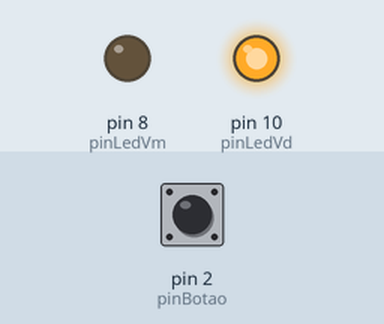
Simulated run of this sketch. Board: Arduino Uno, built with avr-gcc and run on an emulated ATmega328P. Parts: output pins drawn as LEDs (lit = HIGH). The inputs (shaded band) are chosen by the test bench; at power-on: pin 2 (pinBotao) HIGH.

Above: at 1.2 s.
1.3 s: pin 2 (pinBotao) pulled LOW for 0.15 s
At 1.9 s:
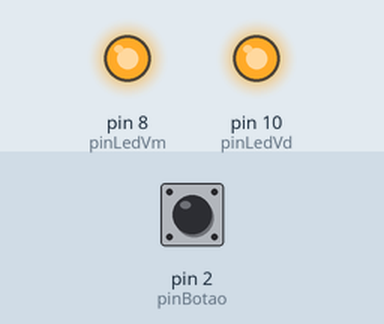
Timing chart, 0 to 4.3 s (numbered marks = the images above; inputs shaded):
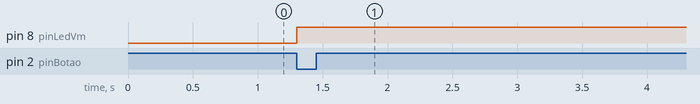

The sketch:

Codigo_com_delay.ino
```cpp
#define pinLedVd 10
#define pinLedVm 8
#define pinBotao 2

boolean estadoBotao = true;
boolean estado_anterior_Botao = true;
boolean estadoPisca = false;


void setup() {
pinMode(pinLedVd, OUTPUT);
pinMode(pinLedVm, OUTPUT);
pinMode(pinBotao, INPUT_PULLUP);

digitalWrite(pinLedVd, HIGH);
}

void loop() {
estadoBotao = digitalRead(pinBotao);
if(!estadoBotao && estado_anterior_Botao){
  estadoPisca = !estadoPisca;

  }
  estado_anterior_Botao = estadoBotao;

  if(estadoPisca){
  digitalWrite(pinLedVm, HIGH);
  delay(500);
  digitalWrite(pinLedVm, HIGH);
  }
  delay(10);

}
```

Measured:
- after the input at 1.3 s, pin 8 (pinLedVm): LOW → HIGH at once
